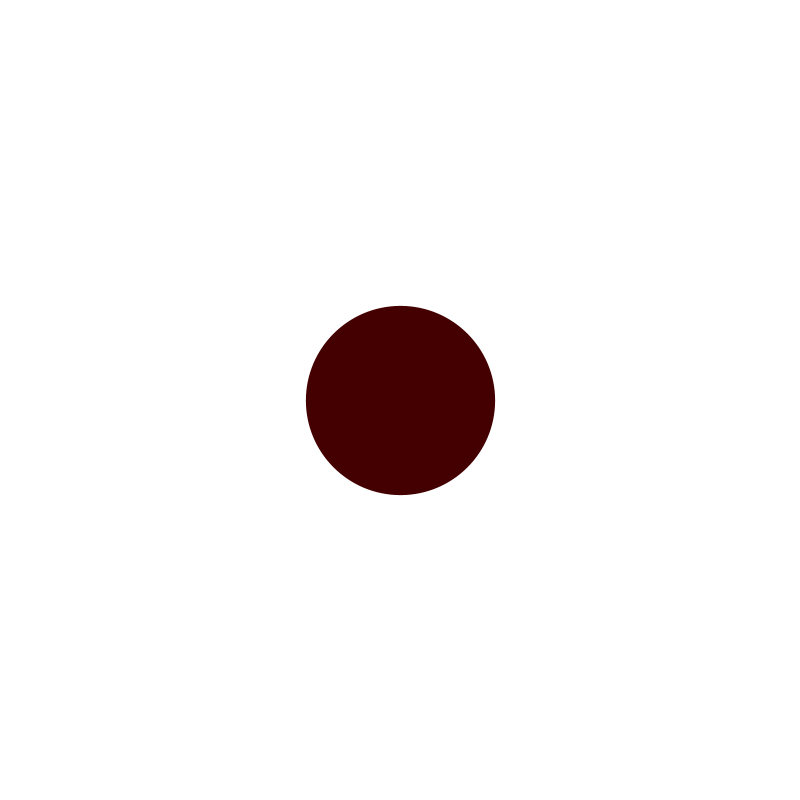
Frame 1 (no input)
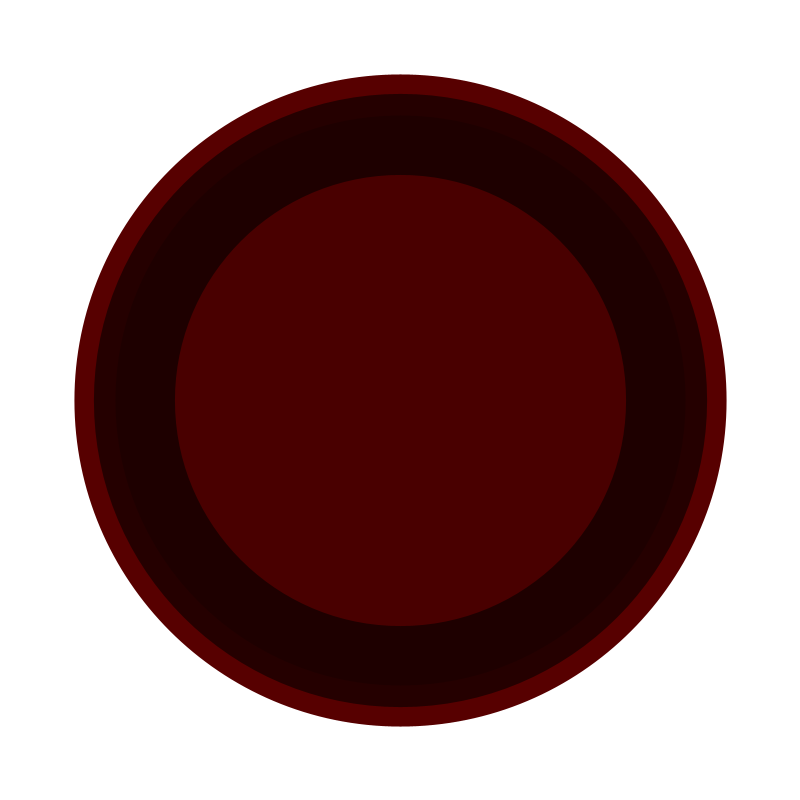
Frame 60 (the mouse pressed at the canvas centre just before this capture)
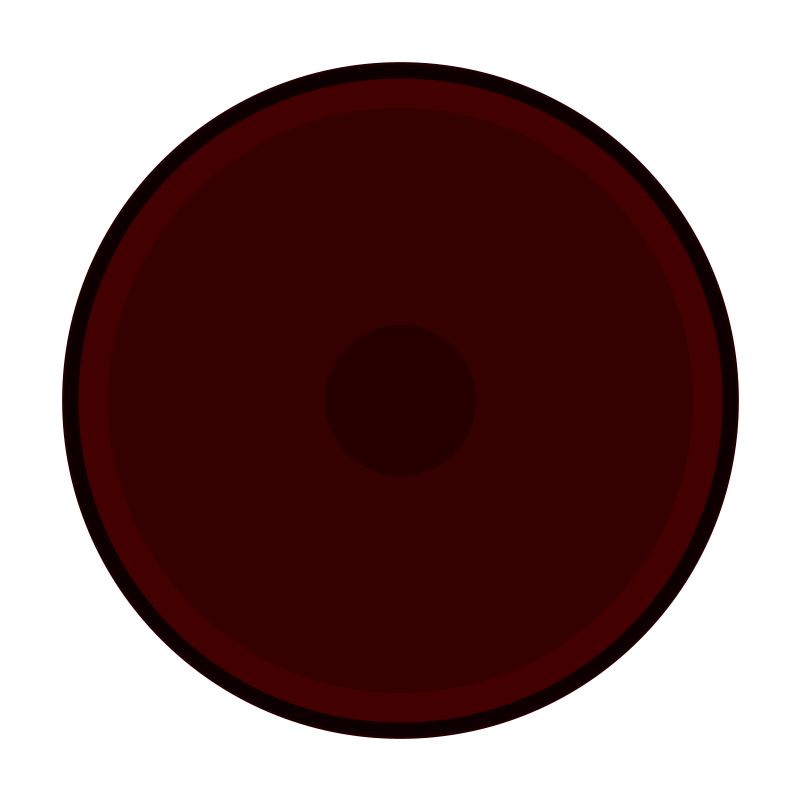
Frame 120 (the mouse held since frame 60 and released just before this capture)

The Processing sketch that drew these frames (run headless with seeded random() and noise(); from frame 60 on, the mouse is pressed at the canvas centre):

// Processing sketch: processing_186873
// ── processing_186873.pde

void setup()
{
size(800,800);
background(255);
frameRate(70);
}
void draw()
{
stroke(random(12,100),0,0);
strokeWeight(random(10,700));
point(400,400);
}
